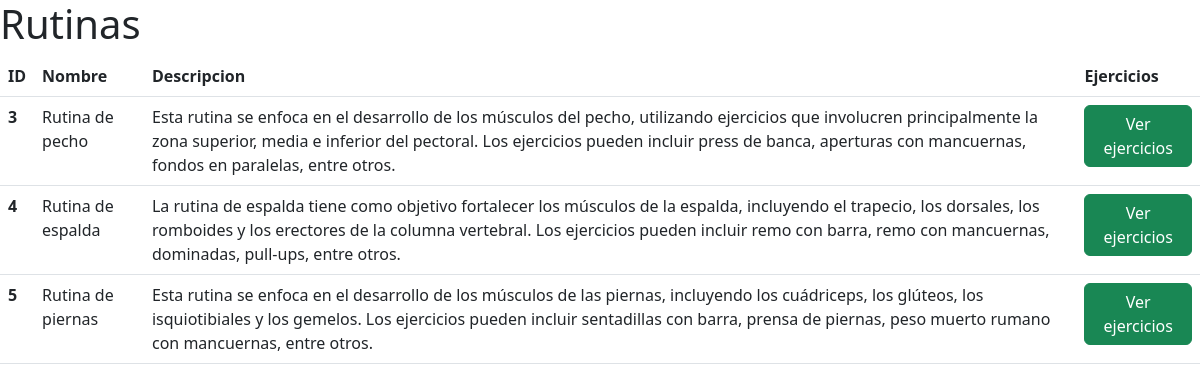
The page /rutinas/ on the database its author committed.
### main/models.py (models this page shows, shortened)
class rutina(models.Model):
    nombre= models.TextField(max_length=1000)
    descripcion= models.TextField(default=0)

### main/views.py (the view)
# urls.py: path('rutinas/', views.listarRutinas, name='listarRutinas'),
def listarRutinas(request):
    rutinas = mostrarRutinas()
    return render(request, 'ListarRutinas.html', {'rutinas': rutinas})

### main/views.py (called while the page is built)
def mostrarRutinas():
    rutinas = rutina.objects.all()
    return rutinas

### MealMaster/templates/ListarRutinas.html
{% extends 'base.html' %}
{% block content %}
<H1>Rutinas</H1>
<table class="table">
    <thead>
        <tr>
            <th scope="col">ID</th>
            <th scope="col">Nombre</th>
            <th scope="col">Descripcion</th>
            <th scope="col">Ejercicios</th>
        </tr>
    </thead>
    <tbody>
    {% for rutina in rutinas %}
        <tr>
            <th scope="row">{{ rutina.id }}</th>
            <td>{{ rutina.nombre }}</td>
            <td>{{ rutina.descripcion }}</td>
            <td><a href="ejercicios/{{rutina.nombre}}" class="btn btn-success">Ver ejercicios</td>
        </tr>
    {% endfor %}
    </tbody>
</table>
{% endblock %}

### rows shown on the page
rutina: id "3", nombre "Rutina de pecho", descripcion "Esta rutina se enfoca en el desarrollo de los músculos del pecho, utilizando ejercicios que involucren principalmente la zona superior, media e inferior del pectoral. Los ejercicios pueden incluir press de banca, aperturas con mancuernas, fondos en paralelas, entre otros."
rutina: id "4", nombre "Rutina de espalda", descripcion "La rutina de espalda tiene como objetivo fortalecer los músculos de la espalda, incluyendo el trapecio, los dorsales, los romboides y los erectores de la columna vertebral. Los ejercicios pueden incluir remo con barra, remo con mancuernas, dominadas, pull-ups, entre otros."
rutina: id "5", nombre "Rutina de piernas", descripcion "Esta rutina se enfoca en el desarrollo de los músculos de las piernas, incluyendo los cuádriceps, los glúteos, los isquiotibiales y los gemelos. Los ejercicios pueden incluir sentadillas con barra, prensa de piernas, peso muerto rumano con mancuernas, entre otros."
